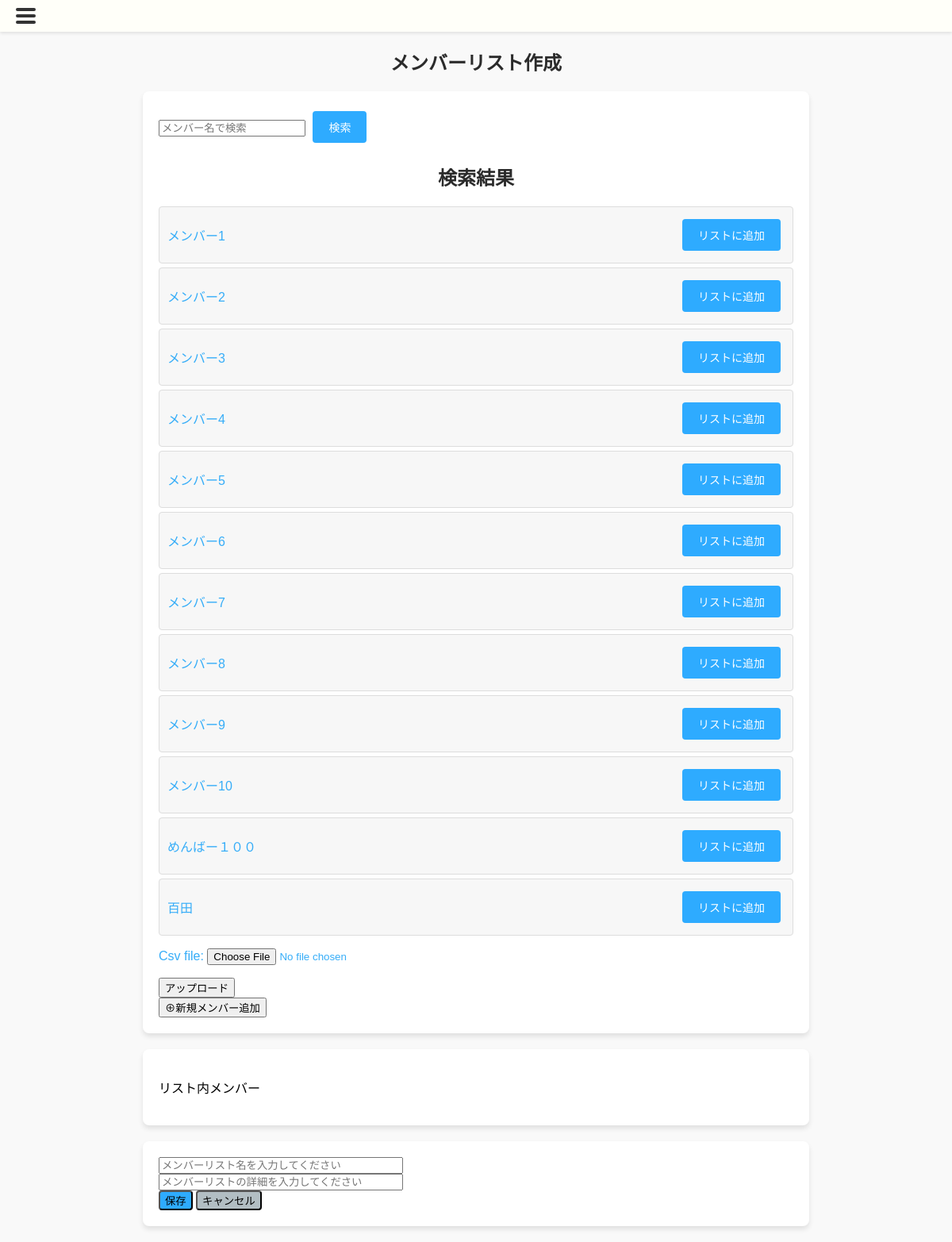
/memberlist/make/, run on an earlier commit of the app's database.
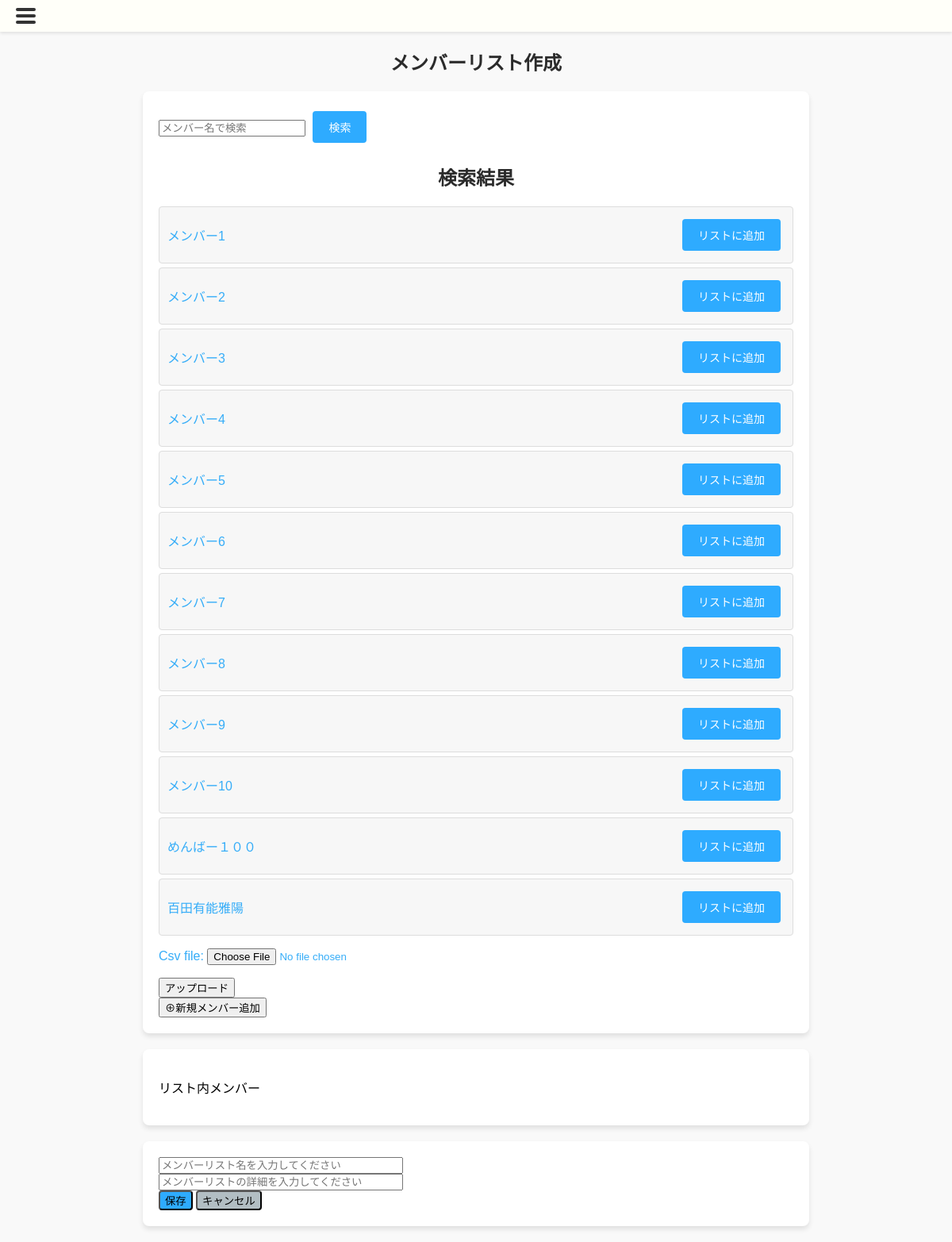
And on a later commit of the database.
### canri_app/models.py (models this page shows)
class Member(models.Model):
    member_id = models.AutoField(primary_key=True)
    name = models.CharField(max_length=255)
    birthdate = models.DateTimeField()
    job = models.ForeignKey(JobTitleInformation, on_delete=models.CASCADE)
    memo = models.TextField()
    mbti = models.ForeignKey(MBTI, on_delete=models.CASCADE)
    creation_date = models.DateTimeField()
    deletion_date = models.DateTimeField(null=True, blank=True)
    deletion_flag = models.BooleanField(default=False)
    class Meta:
        db_table = 'Member'

### canri_app/views.py (the view, shortened to what this page needs)
# urls.py: path('memberlist/make/', views.MemberListMakeView.as_view(), name='memberlist_make'),
class MemberListMakeView(TemplateView):
    template_name = "memberList_make.html"
    def get(self, request, *args, **kwargs):
        form = CSVUploadForm()
        members = self.get_queryset()
        memberID_list = request.session.get('memberID_list', [])
        members_in_list = Member.objects.filter(member_id__in=memberID_list, deletion_flag=False)
        member_dict = {member.member_id: member.name for member in members_in_list}
        messages.error(request , '')
        context = {
            'form': form, # フォーム
            'members': members, # 検索メンバー
            'memberID_list': memberID_list,  # 現在のリストを表示
            'member_dict':member_dict,
        }
        return render(request, self.template_name, context)
    def get_queryset(self):
        query = self.request.GET.get('query')
        if query:
            members = Member.objects.filter(name__icontains=query, deletion_flag=False)
        else:
            members = Member.objects.filter(deletion_flag=False)
        return members

### canri_app/forms.py
class CSVUploadForm(forms.Form):
    csv_file = forms.FileField()

### canri_app/templates/memberList_make.html (shortened to what this page needs)
{% extends 'base.html' %}
{% load static %}
{% load custom_filters %}
{% block head %}
<link rel="stylesheet" href="{% static 'css/memberlist_make.css' %}">
{% endblock %}
{% block content %}
    <h2>メンバーリスト作成</h2>
    <section class="search-section">
        <form method="GET">
            <input type="search" name="query" value="{{ request.GET.query }}" placeholder="メンバー名で検索"/>
            <button type="submit" class="btn">検索</button>
        </form>
        <h2>検索結果</h2>
        <ul>
            {% for member in members %}
                <li>
                    <a href="{% url 'canri_app:member_edit' member_id=member.member_id %}">{{ member.name }}</a>
                    <form method="POST" action="{% url 'canri_app:memberlist_make' %}">
                        <button type="submit" class="btn">リストに追加</button>
                    </form>
                </li>
            {% endfor %}
        </ul>
        <form method="post" enctype="multipart/form-data">
            <a>{{ form.as_p }}</a>
            <button type="submit">アップロード</button>
        </form>
        <form method="GET" action="{% url 'canri_app:member_make' %}">
            <button type="submit">⊕新規メンバー追加</button>
        </form>
    </section>
    <section class="selected-members-section">
        <p>リスト内メンバー</p>
    </section>
    <section class="save-section">
        <form method="post" action="{% url 'canri_app:memberlist_make_complete' %}">
            <input type="text" name="member_list_name" placeholder="メンバーリスト名を入力してください">
            <br>
            <input type="text" name="member_list_details" placeholder="メンバーリストの詳細を入力してください">
            <br>
            <button class="memberlist_save" type="submit">保存</button>
            <button class="memberlist_cancel" type="button" onclick="window.location.href='{% url 'canri_app:memberlist' %}'">キャンセル</button>
        </form>
    </section>
{% endblock %}

What changed in the data, as far as the page shows it:
changed Member: name "百田" → "百田有能雅陽"
